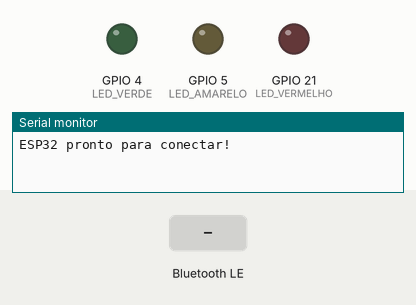
This sketch was run on a simulated ESP32. Parts: output pins drawn as LEDs (lit = HIGH), the last lines printed to the serial monitor. The inputs (shaded band) are chosen by the test bench. Nothing arrives over Bluetooth unless stated; a phone connects over Bluetooth LE 3 s after start.

Above: at 1.2 s.
1.3 s: Bluetooth LE write "1" received
At 1.7 s:
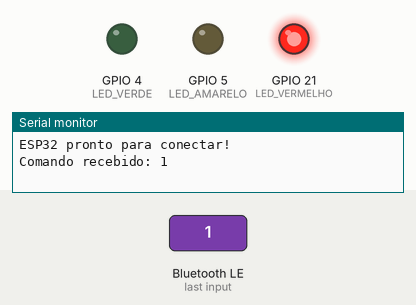
2.8 s: Bluetooth LE write "3" received
At 4.0 s:
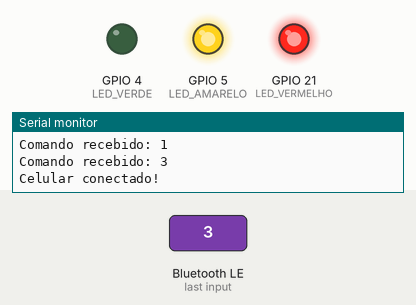
4.3 s: Bluetooth LE write "2" received
At 5.3 s:
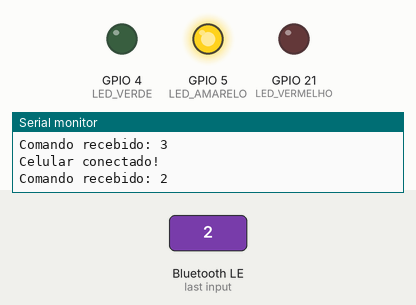
5.8 s: Bluetooth LE write "5" received
At 6.5 s:
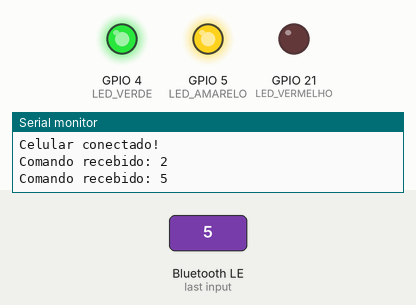
7.3 s: Bluetooth LE write "4" received
At 7.7 s:
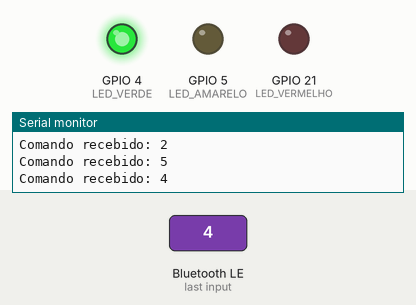
8.8 s: Bluetooth LE write "7" received
At 10.1 s:
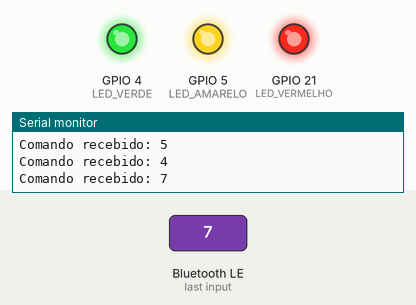
Timing chart, 0 to 11.3 s (numbered marks = the images above; inputs shaded):
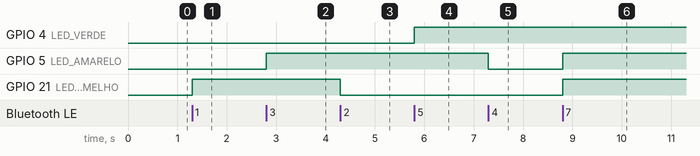

Measured:
- after the input at 1.3 s, GPIO 21 (LED_VERMELHO): LOW → HIGH at once
- after the input at 2.8 s, GPIO 5 (LED_AMARELO): LOW → HIGH at once
- after the input at 4.3 s, GPIO 21 (LED_VERMELHO): HIGH → LOW at once
- after the input at 5.8 s, GPIO 4 (LED_VERDE): LOW → HIGH at once
- after the input at 7.3 s, GPIO 5 (LED_AMARELO): HIGH → LOW at once
- after the input at 8.8 s, GPIO 5 (LED_AMARELO), GPIO 21 (LED_VERMELHO): LOW → HIGH at once

The sketch:

bluetooth.ino
```cpp
#include <Arduino.h>
#include <BLEDevice.h>
#include <BLEServer.h>
#include <BLEUtils.h>
#include <BLE2902.h>
#include <string>

// UUID do serviço BLE UART
#define SERVICE_UUID "6E400001-B5A3-F393-E0A9-E50E24DCCA9E"
#define RX_UUID     "6E400002-B5A3-F393-E0A9-E50E24DCCA9E"
#define TX_UUID     "6E400003-B5A3-F393-E0A9-E50E24DCCA9E"

// Pinos dos LEDs
#define LED_VERMELHO 21
#define LED_AMARELO  5
#define LED_VERDE    4

class ReceiveCallbacks : public BLECharacteristicCallbacks {
  void onWrite(BLECharacteristic *characteristic) override {
    std::string comando = characteristic->getValue();

    Serial.print("Comando recebido: ");
    Serial.println(comando.c_str());

    if (comando == "1") {
      digitalWrite(LED_VERMELHO, HIGH);
    }
    else if (comando == "2") {
      digitalWrite(LED_VERMELHO, LOW);
    }
    else if (comando == "3") {
      digitalWrite(LED_AMARELO, HIGH);
    }
    else if (comando == "4") {
      digitalWrite(LED_AMARELO, LOW);
    }
    else if (comando == "5") {
      digitalWrite(LED_VERDE, HIGH);
    }
    else if (comando == "6") {
      digitalWrite(LED_VERDE, LOW);
    }
    else if (comando == "7") {
      digitalWrite(LED_VERMELHO, HIGH);
      digitalWrite(LED_AMARELO, HIGH);
      digitalWrite(LED_VERDE, HIGH);
    }
    else if (comando == "0") {
      digitalWrite(LED_VERMELHO, LOW);
      digitalWrite(LED_AMARELO, LOW);
      digitalWrite(LED_VERDE, LOW);
    }
  }
};

class ServerCallbacks : public BLEServerCallbacks {
  void onConnect(BLEServer *server) override {
    Serial.println("Celular conectado!");
  }

  void onDisconnect(BLEServer *server) override {
    Serial.println("Celular desconectado!");
    BLEDevice::startAdvertising();
  }
};

void setup() {
  Serial.begin(115200);

  pinMode(LED_VERMELHO, OUTPUT);
  pinMode(LED_AMARELO, OUTPUT);
  pinMode(LED_VERDE, OUTPUT);

  digitalWrite(LED_VERMELHO, LOW);
  digitalWrite(LED_AMARELO, LOW);
  digitalWrite(LED_VERDE, LOW);

  // Inicializa Bluetooth BLE
  BLEDevice::init("ESP32-BLE");

  BLEServer *server = BLEDevice::createServer();
  server->setCallbacks(new ServerCallbacks());

  BLEService *service = server->createService(SERVICE_UUID);

  BLECharacteristic *rxCharacteristic =
    service->createCharacteristic(
      RX_UUID,
      BLECharacteristic::PROPERTY_WRITE |
      BLECharacteristic::PROPERTY_WRITE_NR
    );

  rxCharacteristic->setCallbacks(new ReceiveCallbacks());

  service->start();

  BLEAdvertising *advertising = BLEDevice::getAdvertising();
  advertising->addServiceUUID(SERVICE_UUID);
  advertising->start();

  Serial.println("ESP32 pronto para conectar!");
}

void loop() {
  delay(20);
}
```
